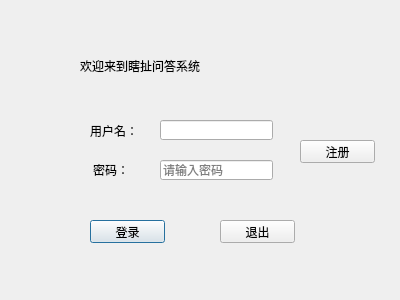
<?xml version="1.0" encoding="UTF-8"?>
<ui version="4.0">
 <class>Login</class>
 <widget class="QDialog" name="Login">
  <property name="geometry">
   <rect>
    <x>0</x>
    <y>0</y>
    <width>400</width>
    <height>300</height>
   </rect>
  </property>
  <property name="windowTitle">
   <string>Welcome</string>
  </property>
  <property name="styleSheet">
   <string notr="true"/>
  </property>
  <widget class="QLabel" name="idlabel">
   <property name="geometry">
    <rect>
     <x>90</x>
     <y>120</y>
     <width>71</width>
     <height>21</height>
    </rect>
   </property>
   <property name="text">
    <string>用户名：</string>
   </property>
  </widget>
  <widget class="QLabel" name="passlabel">
   <property name="geometry">
    <rect>
     <x>93</x>
     <y>160</y>
     <width>61</width>
     <height>20</height>
    </rect>
   </property>
   <property name="text">
    <string>密码：</string>
   </property>
  </widget>
  <widget class="QLineEdit" name="id">
   <property name="geometry">
    <rect>
     <x>160</x>
     <y>120</y>
     <width>113</width>
     <height>20</height>
    </rect>
   </property>
  </widget>
  <widget class="QLineEdit" name="password">
   <property name="geometry">
    <rect>
     <x>160</x>
     <y>160</y>
     <width>113</width>
     <height>20</height>
    </rect>
   </property>
   <property name="text">
    <string/>
   </property>
   <property name="frame">
    <bool>true</bool>
   </property>
   <property name="echoMode">
    <enum>QLineEdit::Password</enum>
   </property>
   <property name="placeholderText">
    <string>请输入密码</string>
   </property>
  </widget>
  <widget class="QPushButton" name="loginButton">
   <property name="geometry">
    <rect>
     <x>90</x>
     <y>220</y>
     <width>75</width>
     <height>23</height>
    </rect>
   </property>
   <property name="text">
    <string>登录</string>
   </property>
  </widget>
  <widget class="QPushButton" name="exitButton">
   <property name="geometry">
    <rect>
     <x>220</x>
     <y>220</y>
     <width>75</width>
     <height>23</height>
    </rect>
   </property>
   <property name="text">
    <string>退出</string>
   </property>
  </widget>
  <widget class="QLabel" name="label">
   <property name="geometry">
    <rect>
     <x>80</x>
     <y>40</y>
     <width>261</width>
     <height>51</height>
    </rect>
   </property>
   <property name="styleSheet">
    <string notr="true">font: 16pt &quot;经典综艺体简&quot;;
</string>
   </property>
   <property name="text">
    <string>欢迎来到瞎扯问答系统</string>
   </property>
  </widget>
  <widget class="QPushButton" name="pushButton">
   <property name="geometry">
    <rect>
     <x>300</x>
     <y>140</y>
     <width>75</width>
     <height>23</height>
    </rect>
   </property>
   <property name="text">
    <string>注册</string>
   </property>
  </widget>
 </widget>
 <resources/>
 <connections>
  <connection>
   <sender>exitButton</sender>
   <signal>clicked()</signal>
   <receiver>Login</receiver>
   <slot>close()</slot>
   <hints>
    <hint type="sourcelabel">
     <x>247</x>
     <y>241</y>
    </hint>
    <hint type="destinationlabel">
     <x>199</x>
     <y>149</y>
    </hint>
   </hints>
  </connection>
 </connections>
</ui>
